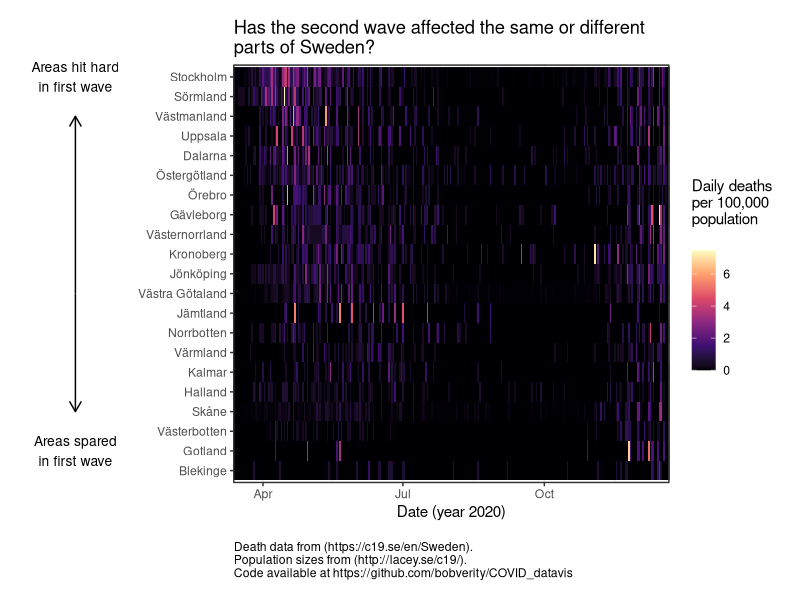

Write R code to recreate this figure.

# area_deaths_Sweden.R
#
# Author: Bob Verity
# Date: 2020-12-08
#
# Purpose:
# Explore whether the same or different regions of Sweden are being hit in the
# second COVID-19 wave.
#
# ------------------------------------------------------------------

library(ggplot2)
library(dplyr)

# read in deaths data
dat <- read.csv("data/Sweden.csv")

# format and filter
dat$Date <- as.Date(dat$Date, format = "%d/%m/%y")
dat <- subset(dat, Date >= as.Date("2020-03-13"))
dat$Deaths_today[dat$Deaths_today < 0] <- NA

# define regional population sizes
# credit to http://lacey.se/c19/
counties <- data.frame(
  Region = c("Stockholm", "Västmanland", "Värmland", "Örebro", "Jämtland", "Blekinge",
             "Uppsala", "Sörmland", "Östergötland", "Gotland", "Jönköping", "Kronoberg",
             "Västernorrland", "Kalmar", "Skåne", "Halland", "Gävleborg", "Västra Götaland",
             "Dalarna", "Västerbotten", "Norrbotten"),
  Pop = c(2344124, 273929, 281482, 302252, 130280, 159684, 376354, 294695, 461583, 59249,
          360825, 199886, 245453, 244670, 1362164, 329352, 286547, 1709814, 287191, 270154,
          250497)
  )

# merge deaths with pop sizes
dat <- merge(dat, counties)

# get deaths per 100,000
dat$Deaths_per_pop <- dat$Deaths_today / dat$Pop * 1e5

# get COVID deaths in first wave (up to a given date)
dat_wave1 <- dat %>%
  filter(Date < as.Date("2020-09-01")) %>%
  group_by(Region) %>%
  summarise(prop_covid_wave1 = mean(Deaths_per_pop, na.rm = TRUE))

# order by deaths in first wave
dat_wave1 <- dat_wave1[order(dat_wave1$prop_covid_wave1, decreasing = FALSE),]
dat_wave1$rank <- 1:nrow(dat_wave1)

# merge back
dat <- merge(dat, dat_wave1)
dat$Region <- factor(dat$Region, levels = dat_wave1$Region)

# ----------------------------------------------------------------

# plot
plot1 <- ggplot(data = dat) + theme_bw() +
  geom_raster(aes(x = Date, y = Region, fill = Deaths_per_pop)) +
  scale_fill_viridis_c(option = "magma", na.value = "black", name = "Daily deaths\nper 100,000\npopulation\n") +
  scale_x_date(expand = c(0, 0)) +
  xlab("Date (year 2020)") + ylab("") +
  coord_cartesian(xlim = range(dat$Date), clip = "off") +
  theme(strip.background = element_blank(),
        strip.text = element_text(size = 10, face = "bold")) +
  ggtitle("Has the second wave affected the same or different\nparts of Sweden?")

# annotate with text
df_ann <- data.frame(x = as.Date("2019-12-01"),
                     y = c(2, 21),
                     label = c("Areas spared\nin first wave", "Areas hit hard\nin first wave"))

plot1 <- plot1 +
  theme(plot.margin = unit(c(0.5, 0.5, 0.5, 3), "cm")) +
  geom_text(aes(x = x, y = y, label = label), size = 3.5, data = df_ann)

# anotate with arrow
df_arrow <- data.frame(x = df_ann$x,
                       y = c(10, 10),
                       yend = c(19, 4))

plot1 <- plot1 +
  geom_segment(aes(x = x, xend = x, y = y, yend = yend), arrow = arrow(length = unit(0.3, "cm")),
               data = df_arrow)

# add caption
plot1 <- plot1 +
  labs(caption = "\nDeath data from (https://c19.se/en/Sweden). \nPopulation sizes from (http://lacey.se/c19/). \nCode available at https://github.com/bobverity/COVID_datavis") +
  theme(plot.caption = element_text(hjust = 0))

# save to file
ggsave("output/Sweden_deaths_by_area.png", width = 7, height = 6)
